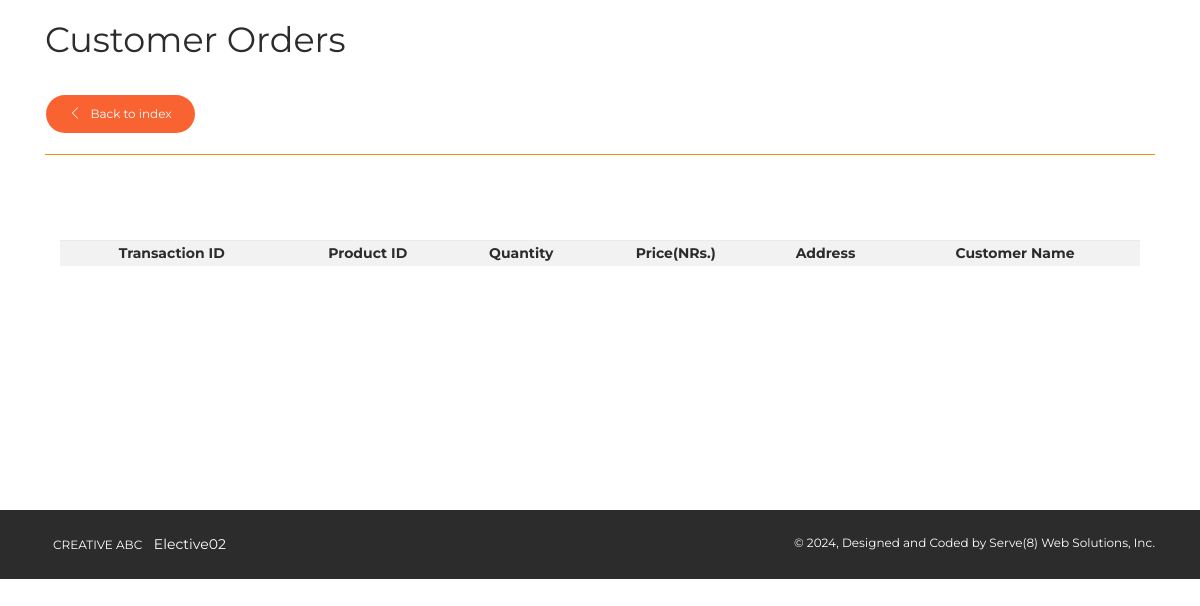
The page /Electricks-shop/pages/orders.php (signed in) on the database as committed earlier.
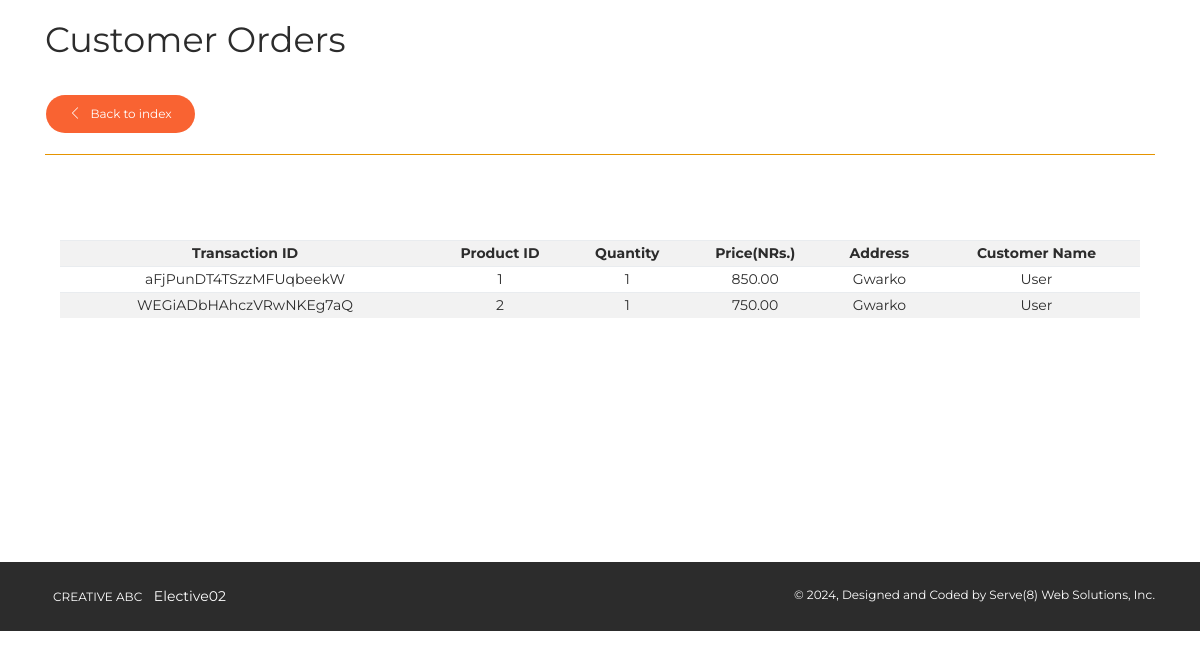
The same page on the database as committed later.
### tables this page shows
CREATE TABLE `order` (
  `order_id` int(11) NOT NULL,
  `prod_id` int(11) NOT NULL,
  `user_id` int(11) NOT NULL,
  `prod_qty` int(11) NOT NULL,
  `transac_id` varchar(100) NOT NULL,
  `totalprice` decimal(10,2) NOT NULL
);

CREATE TABLE `users` (
  `user_id` int(11) NOT NULL,
  `firstname` varchar(50) NOT NULL,
  `middlename` varchar(50) NOT NULL,
  `lastname` varchar(50) NOT NULL,
  `address` varchar(300) NOT NULL,
  `email` varchar(50) NOT NULL,
  `contact` varchar(50) NOT NULL,
  `username` varchar(50) NOT NULL,
  `password` varchar(50) NOT NULL
);

### Electricks-shop/pages/orders.php (the view, shortened to what this page needs)
<!DOCTYPE html>
<html lang="en">
<head>
    <link rel="stylesheet" href="https://maxcdn.bootstrapcdn.com/font-awesome/latest/css/font-awesome.min.css" />
    <link href="../assets/css/bootstrap.min.css" rel="stylesheet" />
    <link href="../assets/css/now-ui-kit.css?v=1.1.0" rel="stylesheet" />
    <link href="../assets/css/demo.css" rel="stylesheet" />
    <link rel="stylesheet" href="../plugins/datatables/dataTables.bootstrap.css">
</head>
<body class="index-page sidebar-collapse">
    <div class="wrapper"><br>
        <div class="main">
            <div class="section section-basic">
                <div class="container">
                      <h2>Customer Orders</h2>
                      <a class="btn btn-primary btn-round" href="admin_index.php"><i class="now-ui-icons arrows-1_minimal-left"></i> &nbsp Back to index</a>
                      <hr color="orange">
                <div class="col-md-12">
                <br>
                <div class="panel panel-success panel-size-custom">
                        <div class="panel-body">
<?php
                                      include('../config/dbconn.php');
                                      $query = "SELECT * FROM `order`";
                                      $result = mysqli_query($dbconn,$query);
                                      ?>
                                <br>
                                <br>
                                <table id="tbl" class="table table-condensed table-striped">
                                    <tr>
                                      <th>Transaction ID</th>
                                      <th>Product ID</th>
                                      <th>Quantity</th>
                                      <th>Price(NRs.)</th>
                                      <th>Address</th>
                                      <th>Customer Name</th>
                                    </tr>
                                        <?php
                                          if($result){
                                            while($res = mysqli_fetch_array($result)) {
                                                echo "<tr>";
                                                echo "<td>".$res['transac_id']."</td>";
                                                echo "<td>".$res['prod_id']."</td>";
                                                echo "<td>".$res['prod_qty']."</td>";
                                                echo "<td>".$res['totalprice']."</td>";
                                                $user_query = "SELECT * FROM `users` WHERE user_id = ".$res['user_id'];
                                                $user_data = mysqli_query($dbconn, $user_query);
                                                $user_row = mysqli_fetch_array($user_data);
                                                echo "<td>".$user_row['address']."</td>";
                                                echo "<td>".$user_row['firstname']."</td>";
                                                echo "</tr>";
                                            }
                                          }?>
                                </table><br><br><br><br>
                        </div>
                    </div>
                </div>
            </div>
        </div>
<br><br><br><br>
<footer class="footer" data-background-color="black">
            <div class="container">
                <nav>
                    <ul>
                        <li>
                            <a href="" target="_blank">
                                Creative ABC
                            </a>
                        </li>
                        <li>
                            Elective02
                        </li>
                    </ul>
                </nav>
                <div class="copyright">
                    &copy;
                    , Designed and Coded by Serve(8) Web Solutions, Inc.
                </div>
            </div>
        </footer>
    </div>
</body>
</html>

Rows that differ between the two databases and show on the page:
added order: transac "aFjPunDT4TSzzMFUqbeekW", prod "1", prod_qty "1", totalprice "850.00", user.address "Gwarko", user.firstname "User"
added order: transac "WEGiADbHAhczVRwNKEg7aQ", prod "2", prod_qty "1", totalprice "750.00", user.address "Gwarko", user.firstname "User"
